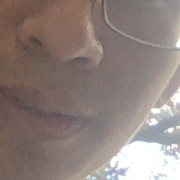
#> input picture annotation/haibo_tongue.jpg, 180 x 180 px, given in place of the camera
$ python tongue_cap.py   (older library calls are emulated)
#> lines starting #> are read from the running program, lines starting #| are printed output that depends on the picture
import cv2
import os
import sys
import numpy as np
import math

## define ROIs
xp=580
yp=399
width = 180
height = 180
xpr=xp+width
ypr=yp+height
mask = None
# Load the cascade
face_cascade = cv2.CascadeClassifier('haarcascade_frontalface_default.xml')

## define mask
def get_mask(width,height):
  mask = np.zeros((height,width,3), np.uint8)
  mask[:,:] = (180,180,180)
  mask[yp:ypr,xp:xpr] = (0,0,0)
  return mask

## set roi
def roi(im):
  global xp
  global yp
  global xpr
  global ypr
  if im is not None:
    im_vis = cv2.addWeighted(im,1.0,mask,0.8,0)
    im_roi = im[yp:ypr,xp:xpr]
    cv2.rectangle(im_vis, (xp, yp), (xpr, ypr), (255,255,255), 2)
    return im_vis,im_roi
  else:
    return None,None

## check brightness level - reject too bright or too dark
def get_brightness(im):
  hsv = cv2.cvtColor(im,cv2.COLOR_BGR2HSV)
  bim = hsv[:,:,2]
  return np.mean(bim,axis=(0,1))

## check blur level - reject blurry images
# [69 lines left out: functions get_blurness, get_sharpness, get_contrast, check_face, text_on_im, write_measure_on_im, not called in this run]

## test codes
name = input("What's your name? ")
#> the answer given: annotation/haibo_tongue.jpg

capture = cv2.VideoCapture(0)

text_dur = 0
text = ""
while(True):
    ret, frame = capture.read()
#> frame is the input picture: shape (180, 180, 3); mean B, G, R 123.8, 128.5, 142.2
    if mask is None:
      h,w,c = frame.shape
#> h = 180; w = 180; c = 3
      mask = get_mask(w,h)
    frame_vis,frame_roi = roi(frame)
#> in roi, `im_vis = cv2.addWeighted(im,1.0,mask,0.8,0)`:
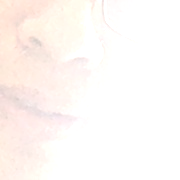
#> im_vis: shape (180, 180, 3); mean B, G, R 245.2, 248.5, 254.3
#> in roi, `im_roi = im[yp:ypr,xp:xpr]`: im_roi = empty array
#> frame_roi = empty array

#> (the run stopped early here; a loop or call above may not have finished)
